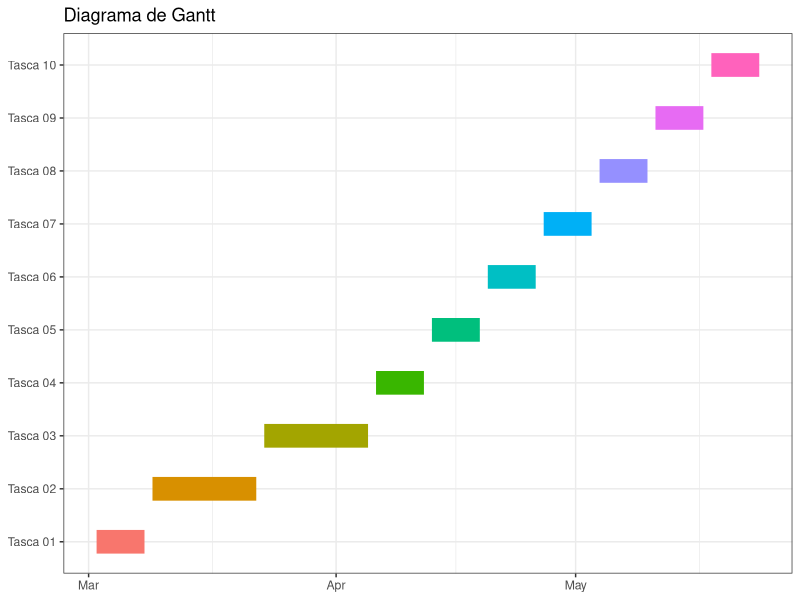
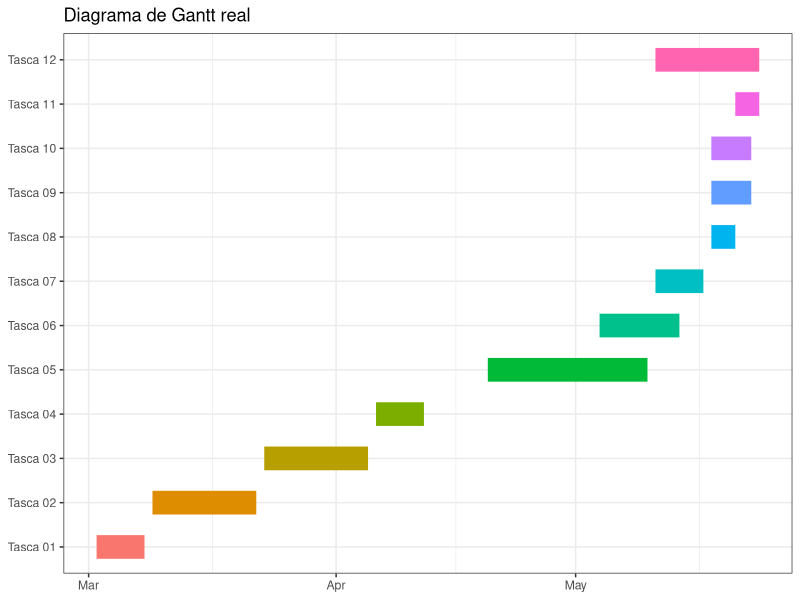

R code for these plots, in order:
## ---- chunk 1
knitr::opts_chunk$set(echo = FALSE, message = FALSE, warning = FALSE)
## ---- chunk 2
library(reshape2)
library(ggplot2)

df <- data.frame(
  name = factor(c("Tasca 01", "Tasca 02", "Tasca 03", "Tasca 04", "Tasca 05", "Tasca 06", "Tasca 07", "Tasca 08", "Tasca 09", "Tasca 10")),
  inici  = as.Date(c("2023-03-02", "2023-03-09", "2023-03-23", "2023-04-06", "2023-04-13", "2023-04-20", "2023-04-27", "2023-05-04", "2023-05-11", "2023-05-18")),
  final = as.Date(c("2023-03-08", "2023-03-22", "2023-04-05", "2023-04-12", "2023-04-19", "2023-04-26", "2023-05-03", "2023-05-10", "2023-05-17", "2023-05-24")))

ggplot (df, aes (x = inici, xend = final, y = name, yend = name, colour = name)) + 
  theme_bw () +
  geom_segment (size = 8) +
  labs (title = 'Diagrama de Gantt', x = NULL, y = NULL, legend = NULL) +
  geom_area() +
  theme(legend.position="none")
## ---- chunk 3
ds <- data.frame(
  name = factor(c("Tasca 01", "Tasca 02", "Tasca 03", "Tasca 04", "Tasca 05", "Tasca 06", "Tasca 07", "Tasca 08", "Tasca 09", "Tasca 10", "Tasca 11", "Tasca 12")),
  inici  = as.Date(c("2023-03-02", "2023-03-09", "2023-03-23", "2023-04-06", "2023-04-20", "2023-05-04", "2023-05-11", "2023-05-18", "2023-05-18", "2023-05-18", "2023-05-21","2023-05-11")),
  final = as.Date(c("2023-03-08", "2023-03-22", "2023-04-05", "2023-04-12", "2023-05-10", "2023-05-14", "2023-05-17", "2023-05-21", "2023-05-23", "2023-05-23", "2023-05-24", "2023-05-24")))

ggplot (ds, aes (x = inici, xend = final, y = name, yend = name, colour = name)) + 
  theme_bw () +
  geom_segment (size = 8) +
  labs (title = 'Diagrama de Gantt real', x = NULL, y = NULL, legend = NULL) +
  geom_area() +
  theme(legend.position="none")
## ---- chunk 4
df <- data.frame(
  tasques = factor(c("Motivació treball", "Descripció formal dades", "Profiling dades crues", "Preprocessament", "Profiling dades preprocessades", "Clustering jeràrquic", "Informe D3 i presentació 1", "ACP", "ACM", "Clustering jeràrquic ACP i ACM", "Anàlisi comparativa", "Conclusions", "Pla de treball real", "Informe D4 i presentació 2")),
  assignacio = factor(c("Grup 1", "Grup 2", "Grup 3", "Grup 4", "Grup 2", "Grup 1", "Tothom", "Grup 3", "Grup 4", "Grup 1", "Grup 2", "Tothom", "Grup 4", "Tothom")))
